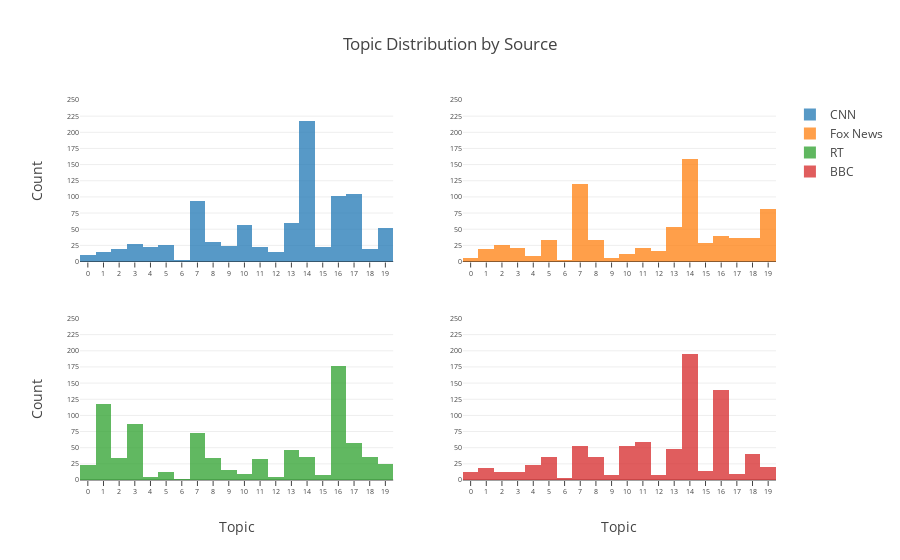

Notebook cell for this chart:
### Code cell
import plotly.plotly as py
import plotly.graph_objs as go
from plotly import tools
import numpy as np

x = np.random.randn(500)
trace1 = go.Histogram(x=cnn_df['Dominant_Topic'], opacity=0.75, name='CNN')
trace2 = go.Histogram(x=fox_df['Dominant_Topic'], opacity=0.75, name='Fox News')
trace3 = go.Histogram(x=rt_df['Dominant_Topic'], opacity=0.75, name='RT')
trace4 = go.Histogram(x=bbc_df['Dominant_Topic'], opacity=0.75, name='BBC')

data = [trace1, trace2, trace3, trace4]
layout = go.Layout(
    xaxis=dict(
        tickmode='linear',
        ticks='outside',
        tick0=0,
        dtick=1
    ),
    title='Topic Distributions by Source'
)
#fig = go.Figure(layout=layout)
fig = tools.make_subplots(rows=2, cols=2)
fig.append_trace(trace1, 1, 1)
fig.append_trace(trace2, 1, 2)
fig.append_trace(trace3, 2, 1)
fig.append_trace(trace4, 2, 2)
fig['layout'].update(title='Topic Distribution by Source',
                     xaxis1=dict(
                        tickmode='linear',
                        ticks='outside',
                        tick0=0,
                        dtick=1,
                         tickfont=dict(
            size=7
        )
                     ), 
                    yaxis1=dict(range=[0, 250], title='Count', 
                  dtick=25, tickfont=dict(
            size=7)),
         xaxis2=dict(
        tickmode='linear',
        ticks='outside',
        tick0=0,
        dtick=1,
                         tickfont=dict(
            size=7
        )
    ),yaxis2=dict(range=[0, 250], 
                  dtick=25, tickfont=dict(
            size=7)),
         xaxis3=dict(
        tickmode='linear',
        ticks='outside',
        tick0=0,
        dtick=1,title='Topic',
                         tickfont=dict(
            size=7
        )
    ),yaxis3=dict(range=[0, 250], title='Count', 
                  dtick=25, tickfont=dict(
            size=7)),
                     xaxis4=dict(
        tickmode='linear',
        ticks='outside',
        tick0=0,
        dtick=1,
         title='Topic',
                         tickfont=dict(
            size=7
        )
    ),yaxis4=dict(range=[0, 250], 
                  dtick=25, tickfont=dict(
            size=7)))

plotly.offline.iplot(fig, filename='basic histogram')

### Figure 1 — Plotly figure (JSON) as saved in the notebook; plotly's stock layout.template omitted (floating-point values rounded to 4 significant figures; data arrays with more than 128 entries replaced by an {"elided": "..."} marker saying what was removed)
{"data": [{"name": "CNN", "opacity": 0.75, "type": "histogram", "uid": "5bf8002f-bfd1-48e4-8bc5-215b8d3e322c", "x": {"elided": "939 int values"}, "xaxis": "x", "yaxis": "y"}, {"name": "Fox News", "opacity": 0.75, "type": "histogram", "uid": "306b3a7d-107e-4fc8-8dc7-089490fe5a90", "x": {"elided": "760 int values"}, "xaxis": "x2", "yaxis": "y2"}, {"name": "RT", "opacity": 0.75, "type": "histogram", "uid": "212261d7-df07-42c8-bca9-966e6b36637f", "x": {"elided": "831 int values"}, "xaxis": "x3", "yaxis": "y3"}, {"name": "BBC", "opacity": 0.75, "type": "histogram", "uid": "70bf1d98-3b39-44ff-8fa3-a7b6d6019bde", "x": {"elided": "797 int values"}, "xaxis": "x4", "yaxis": "y4"}], "layout": {"title": {"text": "Topic Distribution by Source"}, "xaxis": {"anchor": "y", "domain": [0, 0.45], "dtick": 1, "tick0": 0, "tickfont": {"size": 7}, "tickmode": "linear", "ticks": "outside"}, "xaxis2": {"anchor": "y2", "domain": [0.55, 1], "dtick": 1, "tick0": 0, "tickfont": {"size": 7}, "tickmode": "linear", "ticks": "outside"}, "xaxis3": {"anchor": "y3", "domain": [0, 0.45], "dtick": 1, "tick0": 0, "tickfont": {"size": 7}, "tickmode": "linear", "ticks": "outside", "title": {"text": "Topic"}}, "xaxis4": {"anchor": "y4", "domain": [0.55, 1], "dtick": 1, "tick0": 0, "tickfont": {"size": 7}, "tickmode": "linear", "ticks": "outside", "title": {"text": "Topic"}}, "yaxis": {"anchor": "x", "domain": [0.575, 1], "dtick": 25, "range": [0, 250], "tickfont": {"size": 7}, "title": {"text": "Count"}}, "yaxis2": {"anchor": "x2", "domain": [0.575, 1], "dtick": 25, "range": [0, 250], "tickfont": {"size": 7}}, "yaxis3": {"anchor": "x3", "domain": [0, 0.425], "dtick": 25, "range": [0, 250], "tickfont": {"size": 7}, "title": {"text": "Count"}}, "yaxis4": {"anchor": "x4", "domain": [0, 0.425], "dtick": 25, "range": [0, 250], "tickfont": {"size": 7}}}}
